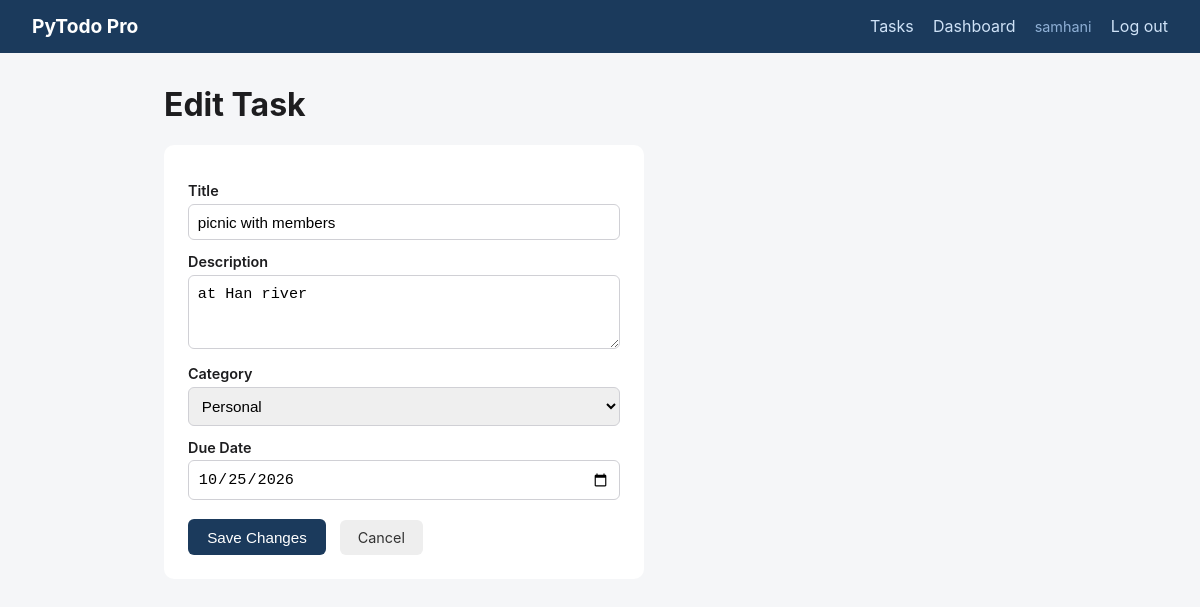
Page /tasks/4/edit (signed in) on the committed database.
### tables this page shows
CREATE TABLE tasks (
                id INTEGER PRIMARY KEY AUTOINCREMENT,
                user_id INTEGER NOT NULL,
                title TEXT NOT NULL,
                description TEXT DEFAULT '',
                category_id INTEGER,
                due_date TEXT,
                done INTEGER NOT NULL DEFAULT 0,
                completed_at TEXT,
                created_at TEXT NOT NULL
            );

CREATE TABLE categories (
                id INTEGER PRIMARY KEY AUTOINCREMENT,
                name TEXT NOT NULL UNIQUE
            );

### app.py (the view, shortened to what this page needs)
@app.route("/tasks/<int:task_id>/edit", methods=["GET", "POST"])
@login_required_web
def edit_task(task_id):
    db = get_db()
    categories = db.execute("SELECT * FROM categories ORDER BY name").fetchall()
    task = db.execute(
        "SELECT * FROM tasks WHERE id = ? AND user_id = ?", (task_id, session["user_id"])
    ).fetchone()
    if task is None:
        return redirect(url_for("index"))
    return render_template("task_form.html", categories=categories, task=task)

### app.py (called while the page is built)
def get_db():
    db = getattr(g, "_database", None)
    if db is None:
        db = g._database = sqlite3.connect(DATABASE)
        db.row_factory = sqlite3.Row
    return db

@app.teardown_appcontext
def close_connection(exception):
    db = getattr(g, "_database", None)
    if db is not None:
        db.close()

def login_required_web(f):
    @wraps(f)
    def wrapper(*args, **kwargs):
        if not session.get("user_id"):
            return redirect(url_for("login_page"))
        return f(*args, **kwargs)
    return wrapper

### templates/task_form.html (shortened to what this page needs)
{% extends "base.html" %}
{% block content %}
<h1>{{ 'Edit Task' if task else 'New Task' }}</h1>
<form method="post" class="task-form">
    <label>Title</label>
    <input type="text" name="title" value="{{ task['title'] if task else '' }}" required>
    <label>Description</label>
    <textarea name="description" rows="3">{{ task['description'] if task else '' }}</textarea>
    <label>Category</label>
    <select name="category_id">
        {% for c in categories %}
        <option value="{{ c['id'] }}" {% if task and task['category_id'] == c['id'] %}selected{% endif %}>{{ c['name'] }}</option>
        {% endfor %}
    </select>
    <label>Due Date</label>
    <input type="date" name="due_date" value="{{ task['due_date'] if task and task['due_date'] else '' }}">
    <button type="submit">{{ 'Save Changes' if task else 'Create Task' }}</button>
    <a class="btn-secondary" href="{{ url_for('index') }}">Cancel</a>
</form>
{% endblock %}

### static/style.css (style rules this page uses)
* { box-sizing: border-box; }
body { font-family: -apple-system, Segoe UI, Roboto, sans-serif; background: #f5f6f8; color: #1d1d1f; margin: 0; }
.auth-card label, .task-form label { display: block; margin: 0.8rem 0 0.3rem; font-size: 0.9rem; font-weight: 600; }
.auth-card input, .task-form input, .task-form select, .task-form textarea { width: 100%; padding: 0.55rem; border: 1px solid #d0d0d5; border-radius: 6px; font-size: 0.95rem; }
.auth-card button, .task-form button { margin-top: 1.2rem; padding: 0.6rem 1.2rem; border: none; background: #1B3A5C; color: #fff; border-radius: 6px; cursor: pointer; font-size: 0.95rem; }
.btn, .btn-secondary { display: inline-block; padding: 0.55rem 1.1rem; border-radius: 6px; text-decoration: none; font-size: 0.9rem; }
.btn-secondary { background: #eee; color: #333; margin-left: 0.6rem; }
.task-form { background: #fff; padding: 1.5rem; border-radius: 10px; max-width: 480px; }

### rows in the picture
tasks: title "picnic with members", description "at Han river", category_id "Personal", due_date "10/25/2026"

### other values in the picture
{{ session.get('username') }} "samhani"
{{ 'Edit Task' if task else 'New Task' }} "Edit Task"
{{ 'Save Changes' if task else 'Create Task' }} "Save Changes"
